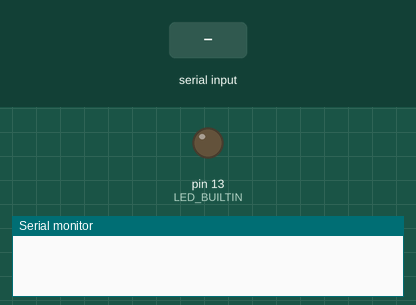
The sketch below on a simulated Arduino Uno, built with avr-gcc and run on an emulated ATmega328P. On the bench: output pins drawn as LEDs (lit = HIGH), the last lines printed to the serial monitor. The test bench sets the inputs (shaded band).

Above: at 1.2 s.
1.3 s: "90,45\n" received over Serial
At 1.8 s:
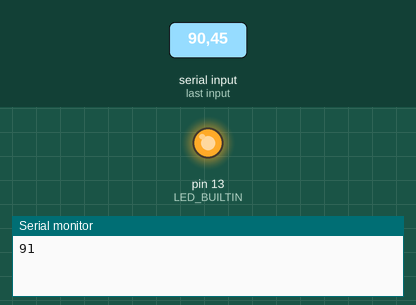
Timing chart, 0 to 27.2 s (numbered marks = the images above; inputs shaded):
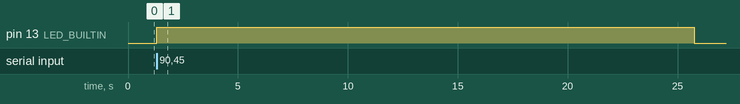

The sketch:

PortTest.ino
```cpp
int x;
void setup() {
 Serial.begin(115200);
 Serial.setTimeout(1);
 pinMode(LED_BUILTIN, OUTPUT);

}

void loop() {
 while (!Serial.available());
 x = Serial.readString().toInt();
 Serial.print(x + 1);
 digitalWrite(LED_BUILTIN, HIGH);   // turn the LED on (HIGH is the voltage level)
  delay(x * 1000);                       // wait for a second
  digitalWrite(LED_BUILTIN, LOW);    // turn the LED off by making the voltage LOW
}
```

Measured:
- after the input at 1.3 s, pin 13 (LED_BUILTIN): LOW → HIGH at once, → LOW 24.5 s later
